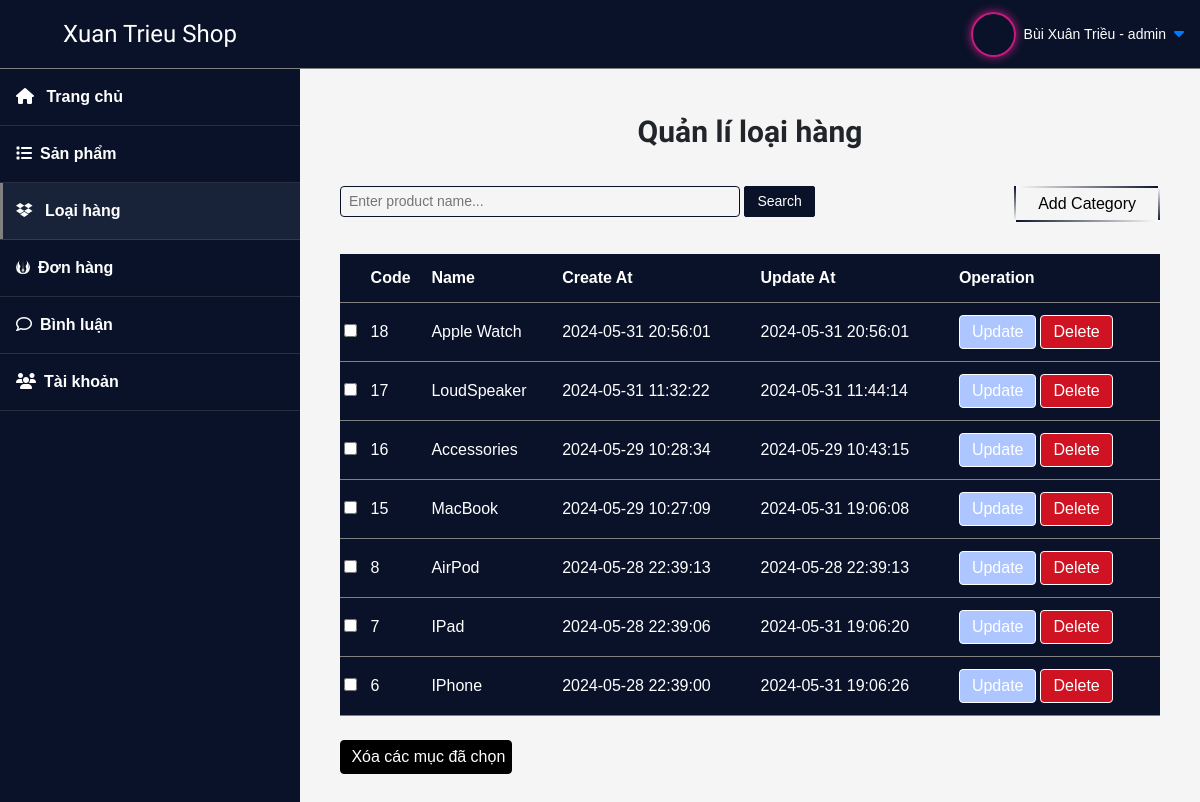
Page /admin/index.php?page=categories (signed in) on the committed database.
### tables this page shows
CREATE TABLE `categories` (
  `id` int(11) NOT NULL,
  `name` text NOT NULL,
  `create_at` datetime NOT NULL DEFAULT current_timestamp(),
  `update_at` datetime NOT NULL DEFAULT current_timestamp()
);

### model/pdo.php (called while the page is built, shortened)
<?php
function pdo_get_connection()
{
    $dburl = "mysql:host=localhost;dbname=duanmau_buixuantrieu;charset=utf8";
    $username = 'root';
    $password = '';
    $conn = new PDO($dburl, $username, $password);
    $conn->setAttribute(PDO::ATTR_ERRMODE, PDO::ERRMODE_EXCEPTION);
    return $conn;
}
function pdo_query($sql)
{
    $sql_args = array_slice(func_get_args(), 1);
    try {
        $conn = pdo_get_connection();
        $stmt = $conn->prepare($sql);
        $stmt->execute($sql_args);
        $rows = $stmt->fetchAll();
        return $rows;
    } catch (PDOException $e) {
        throw $e;
    } finally {
        unset($conn);
    }
}

### model/category.php (called while the page is built, shortened)
<?php
function get_category_search_all($search)
{
    $sql = "SELECT * FROM categories WHERE categories.name LIKE '%$search%'  ORDER BY id DESC";
    $list_categories = pdo_query($sql);
    return $list_categories;
}

### admin/categories/index.php (the view, shortened to what this page needs)
<div class="products__wrapper">
    <div class="product__title">Quản lí loại hàng</div>
    <div class="product__button__popup">
        <form action="index.php?page=categories" method="post">
            <input class="search__product" name="value__search" type="text" placeholder="Enter product name...">
            <input class="submit__search" type="submit" value="Search">
        </form>
        <button class="button__popup">
            Add Category
            <div class="border__top"></div>
            <div class="border__right"></div>
            <div class="border__bottom"></div>
            <div class="border__left"></div>
        </button>
    </div>
    <div class="product__container">
        <table>
            <thead>
                <tr>
                    <th></th>
                    <th>Code</th>
                    <th>Name</th>
                    <th>Create At</th>
                    <th>Update At</th>
                    <th>Operation</th>
                </tr>
            </thead>
            <form action="categories/delete.php" method="post">
                <tbody>
                    <?php
                    foreach ($list_categories as $item) {
                        extract($item);
                    ?>
                        <tr>
                            <td><input type="checkbox" name="select-category[]" value="<?php echo $id ?>"></td>
                            <td><?php echo $id ?></td>
                            <td>
                                <?php echo $name ?>
                            </td>
                            <td><?php echo $create_at ?></td>
                            <td><?php echo $update_at ?></td>
                            <td class="operation">
                                <a href="./index.php?page=update_category&&id=<?php echo $id ?>" class="update__product">Update</a>
                                <a onclick="return confirm('Confirm deletion <?php echo $name ?>?')" href="categories/delete.php?id=<?php echo $id ?>" class="delete__product">Delete</a>
                            </td>
                        </tr>
                    <?php
                    }
                    ?>
                </tbody>
        </table>
        <input class="submit__category" onclick="return confirm('delete selected items?')" type="submit" value=" Xóa các mục đã chọn">
    </div>
</div>

### admin/css/admin.css (style rules this page uses)
* { margin: 0; padding: 0; box-sizing: border-box; font-family: sans-serif; }
.products__wrapper { padding: 40px; }
.product__title { text-align: center; font-family: "Rubik Moonrocks"; font-weight: bold; font-size: 30px; margin-bottom: 32px; }
.product__button__popup { display: flex; justify-content: space-between; }
.product__button__popup button { padding: 6px 24px; background-color: transparent; position: relative; overflow: hidden; border: none; z-index: 1; }
.border__bottom, .border__left, .border__right, .border__top { position: absolute; }
.border__top { width: 100%; background: linear-gradient(to right, white, #091229); height: 2px; top: 0; left: 0; animation: 1s borderTop linear infinite; }
.border__right { position: absolute; width: 2px; height: 100%; background: linear-gradient(to bottom, white, #091229); animation: 1s borderRight 0.5s linear infinite; top: 0; right: 0; }
.border__bottom { position: absolute; width: 100%; background: linear-gradient(to left, white, #091229); height: 2px; bottom: 0; left: 0; animation: 1s borderBottom linear infinite; }
.border__left { position: absolute; width: 2px; height: 100%; background: linear-gradient(to top, white, #091229); animation: 1s borderLeft 0.5s linear infinite; top: 0; left: 0; }
.search__product { outline: none; border: 1px solid #091229; border-radius: 4px; background-color: transparent; width: 400px; padding: 4px 8px; font-size: 14px; }
.product__container { margin-top: 32px; }
.product__container table { width: 100%; }
.product__container table th { padding: 12px 4px; }
.product__container table tr { background-color: #091229; color: white; border-bottom: 1px solid gray; }
.product__container td { padding: 12px 4px; }
.operation { display: flex; align-items: center; }
.update__product, .delete__product { padding: 4px 12px; border-radius: 4px; border: 1px solid white; color: white; }
.update__product { background-color: #adc6ff; margin-right: 4px; }
.delete__product { background-color: #cf1322; }
.submit__search { padding: 4px 12px; font-size: 14px; background-color: transparent; border: 1px solid #091229; border-radius: 2px; color: white; background-color: #091229; }
.submit__category { margin-top: 24px; background-color: black; color: white; border: none; border-radius: 4px; border: 1px solid black; padding: 4px 6px; }

### rows in the picture
categories: id "18", name "Apple Watch", create_at "2024-05-31 20:56:01", update_at "2024-05-31 20:56:01"
categories: id "17", name "LoudSpeaker", create_at "2024-05-31 11:32:22", update_at "2024-05-31 11:44:14"
categories: id "16", name "Accessories", create_at "2024-05-29 10:28:34", update_at "2024-05-29 10:43:15"
categories: id "15", name "MacBook", create_at "2024-05-29 10:27:09", update_at "2024-05-31 19:06:08"
categories: id "8", name "AirPod", create_at "2024-05-28 22:39:13", update_at "2024-05-28 22:39:13"
categories: id "7", name "IPad", create_at "2024-05-28 22:39:06", update_at "2024-05-31 19:06:20"
categories: id "6", name "IPhone", create_at "2024-05-28 22:39:00", update_at "2024-05-31 19:06:26"

### other values in the picture
$_SESSION['auth']['full_name'] "Bùi Xuân Triều"
$_SESSION['auth']['role'] "admin"
